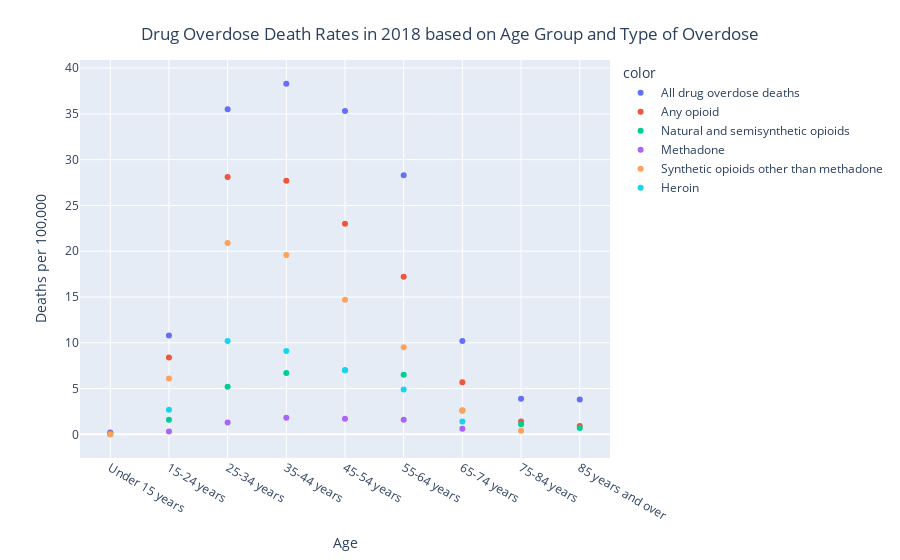

Write notebook code for a chart like this one.
### Code cell
#Plotly Visualization
import plotly.graph_objects as go
import plotly.express as px

# Data filtering and re-labeling 
filtered_data = data[(data['YEAR'] == 2018) & (data['STUB_NAME'] == 'Age')]

panel_mapping = {'Drug overdose deaths involving other synthetic opioids (other than methadone)': 'Synthetic opioids other than methadone', 
                 'Drug overdose deaths involving any opioid': 'Any opioid', 
                 'Drug overdose deaths involving heroin': 'Heroin', 
                 'Drug overdose deaths involving methadone': 'Methadone',
                 'Drug overdose deaths involving natural and semisynthetic opioids': 'Natural and semisynthetic opioids'}

filtered_data.loc[:, 'PANEL'] = filtered_data['PANEL'].replace(panel_mapping)

fig = px.scatter(x= filtered_data['STUB_LABEL'], y=filtered_data['ESTIMATE'],
	             color=filtered_data["PANEL"])

fig.update_layout(xaxis_title='Age', yaxis_title='Deaths per 100,000')
fig.update_layout(title_text='Drug Overdose Death Rates in 2018 based on Age Group and Type of Overdose', title_x=0.5, title_y=0.95)

fig.show()

### Figure 1 — Plotly figure (JSON) as saved in the notebook; plotly's stock layout.template omitted (floating-point values rounded to 4 significant figures)
{"data": [{"hovertemplate": "color=All drug overdose deaths<br>x=%{x}<br>y=%{y}<extra></extra>", "legendgroup": "All drug overdose deaths", "marker": {"color": "#636efa", "symbol": "circle"}, "mode": "markers", "name": "All drug overdose deaths", "orientation": "v", "showlegend": true, "type": "scatter", "x": ["Under 15 years", "15-24 years", "25-34 years", "35-44 years", "45-54 years", "55-64 years", "65-74 years", "75-84 years", "85 years and over"], "xaxis": "x", "y": [0.2, 10.8, 35.5, 38.3, 35.3, 28.3, 10.2, 3.9, 3.8], "yaxis": "y"}, {"hovertemplate": "color=Any opioid<br>x=%{x}<br>y=%{y}<extra></extra>", "legendgroup": "Any opioid", "marker": {"color": "#EF553B", "symbol": "circle"}, "mode": "markers", "name": "Any opioid", "orientation": "v", "showlegend": true, "type": "scatter", "x": ["Under 15 years", "15-24 years", "25-34 years", "35-44 years", "45-54 years", "55-64 years", "65-74 years", "75-84 years", "85 years and over"], "xaxis": "x", "y": [0.1, 8.4, 28.1, 27.7, 23, 17.2, 5.7, 1.4, 0.9], "yaxis": "y"}, {"hovertemplate": "color=Natural and semisynthetic opioids<br>x=%{x}<br>y=%{y}<extra></extra>", "legendgroup": "Natural and semisynthetic opioids", "marker": {"color": "#00cc96", "symbol": "circle"}, "mode": "markers", "name": "Natural and semisynthetic opioids", "orientation": "v", "showlegend": true, "type": "scatter", "x": ["Under 15 years", "15-24 years", "25-34 years", "35-44 years", "45-54 years", "55-64 years", "65-74 years", "75-84 years", "85 years and over"], "xaxis": "x", "y": [0, 1.6, 5.2, 6.7, 7, 6.5, 2.6, 1.1, 0.7], "yaxis": "y"}, {"hovertemplate": "color=Methadone<br>x=%{x}<br>y=%{y}<extra></extra>", "legendgroup": "Methadone", "marker": {"color": "#ab63fa", "symbol": "circle"}, "mode": "markers", "name": "Methadone", "orientation": "v", "showlegend": true, "type": "scatter", "x": ["Under 15 years", "15-24 years", "25-34 years", "35-44 years", "45-54 years", "55-64 years", "65-74 years", "75-84 years", "85 years and over"], "xaxis": "x", "y": [null, 0.3, 1.3, 1.8, 1.7, 1.6, 0.6, null, null], "yaxis": "y"}, {"hovertemplate": "color=Synthetic opioids other than methadone<br>x=%{x}<br>y=%{y}<extra></extra>", "legendgroup": "Synthetic opioids other than methadone", "marker": {"color": "#FFA15A", "symbol": "circle"}, "mode": "markers", "name": "Synthetic opioids other than methadone", "orientation": "v", "showlegend": true, "type": "scatter", "x": ["Under 15 years", "15-24 years", "25-34 years", "35-44 years", "45-54 years", "55-64 years", "65-74 years", "75-84 years", "85 years and over"], "xaxis": "x", "y": [0, 6.1, 20.9, 19.6, 14.7, 9.5, 2.6, 0.4, null], "yaxis": "y"}, {"hovertemplate": "color=Heroin<br>x=%{x}<br>y=%{y}<extra></extra>", "legendgroup": "Heroin", "marker": {"color": "#19d3f3", "symbol": "circle"}, "mode": "markers", "name": "Heroin", "orientation": "v", "showlegend": true, "type": "scatter", "x": ["Under 15 years", "15-24 years", "25-34 years", "35-44 years", "45-54 years", "55-64 years", "65-74 years", "75-84 years", "85 years and over"], "xaxis": "x", "y": [null, 2.7, 10.2, 9.1, 7, 4.9, 1.4, null, null], "yaxis": "y"}], "layout": {"legend": {"title": {"text": "color"}, "tracegroupgap": 0}, "margin": {"t": 60}, "title": {"text": "Drug Overdose Death Rates in 2018 based on Age Group and Type of Overdose", "x": 0.5, "y": 0.95}, "xaxis": {"anchor": "y", "domain": [0, 1], "title": {"text": "Age"}}, "yaxis": {"anchor": "x", "domain": [0, 1], "title": {"text": "Deaths per 100,000"}}}}
